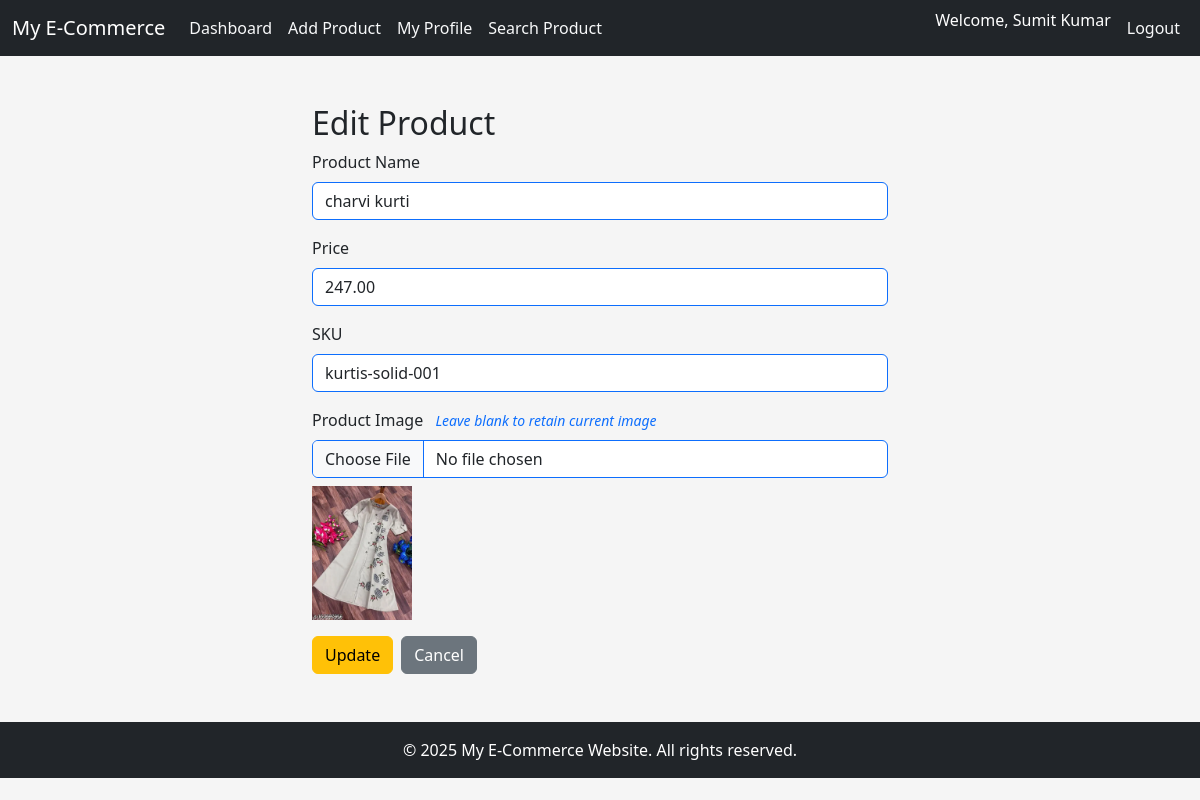
The page /edit_product.php?id=2 (signed in) on the database its author committed.
### tables this page shows
CREATE TABLE `products` (
  `id` int(11) NOT NULL,
  `user_id` int(11) NOT NULL,
  `product_name` varchar(100) NOT NULL,
  `price` decimal(10,2) NOT NULL,
  `sku` varchar(100) NOT NULL,
  `image` varchar(225) DEFAULT NULL,
  `created_at` datetime DEFAULT current_timestamp(),
  `updated_at` datetime DEFAULT current_timestamp() ON UPDATE current_timestamp()
);

### edit_product.php (the view, shortened to what this page needs)
<?php include 'db.php'; ?>
<?php include 'header.php'; ?>
<?php include 'navbar.php'; ?>
<?php
$id = $_GET['id'];
$uid = $_SESSION['user_id'];
$result = $conn->query("SELECT * FROM products WHERE id=$id AND user_id=$uid");
$product = $result->fetch_assoc();
?>
<div class="container mt-5 col-md-6">
    <h2>Edit Product</h2>
    <form id="editProductForm" method="POST" enctype="multipart/form-data" novalidate>
       <div class="mb-3">
       <label>Product Name</label>
        <input type="text" name="product_name" id="product_name" class="form-control border-primary border-1 my-2" value="<?= htmlspecialchars($product['product_name']) ?>" required>
       </div>
        <div class="mb-3">
        <label>Price</label>
        <input type="number" name="price" id="price" class="form-control border-primary border-1 my-2" value="<?= htmlspecialchars($product['price']) ?>" required>
        </div>
        <div class="mb-3">
        <label>SKU</label>
        <input type="text" name="sku" id="sku" class="form-control border-primary border-1 my-2" value="<?= htmlspecialchars($product['sku']) ?>" required>
        </div>
        <div class="mb-3">
        <label>Product Image</label>
        <small class="form-text text-primary fst-italic ms-2">Leave blank to retain current image</small>
        <input type="file" name="image" id="image" class="form-control border-primary border-1 my-2">
        <img src="uploads/<?= htmlspecialchars($product['image']) ?>" width="100" class="my-2 d-block">
        </div>
        <div class="d-flex gap-2">
            <button type="submit" class="btn btn-warning">Update</button>
            <a href="dashboard.php" class="btn btn-secondary">Cancel</a>
        </div>
    </form>
</div>
<?php include 'footer.php'; ?>

### header.php (style rules this page uses)
body { background-color: hsl(0, 0.00%, 96.10%); }

### rows shown on the page
products: product_name "charvi kurti", price "247.00", sku "kurtis-solid-001", image (picture)

### other values the page prints
$_SESSION['user_name'] "Sumit Kumar"
